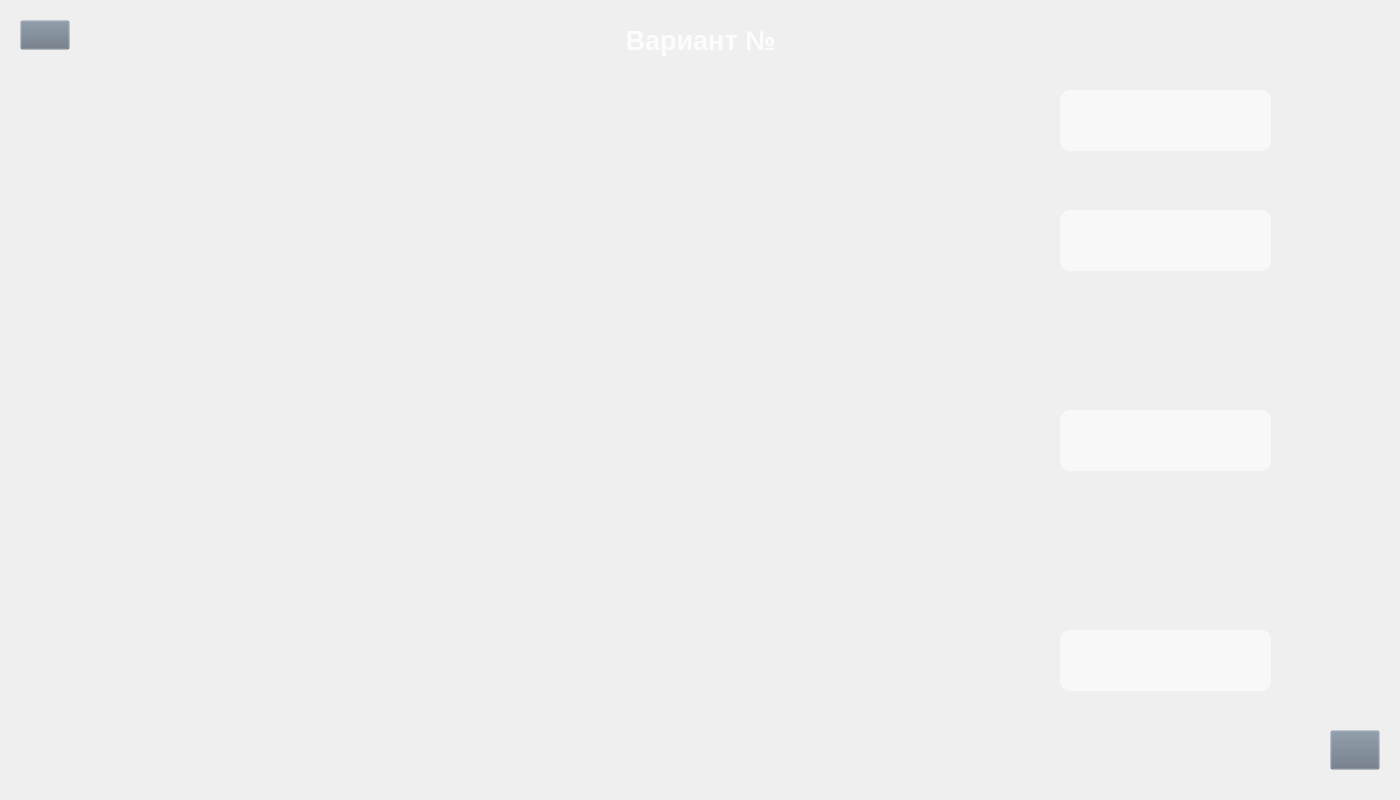
<?xml version="1.0" encoding="UTF-8"?>
<ui version="4.0">
 <class>Form</class>
 <widget class="QWidget" name="Form">
  <property name="geometry">
   <rect>
    <x>0</x>
    <y>0</y>
    <width>1400</width>
    <height>800</height>
   </rect>
  </property>
  <property name="windowTitle">
   <string>Form</string>
  </property>
  <property name="styleSheet">
   <string notr="true">QPushButton#back{
	background-color: rgba(105, 118, 132, 0);
}
QPushButton#left{
	background-color: rgba(105, 118, 132, 0);
}
QPushButton#right{
	background-color: rgba(105, 118, 132, 0);
}


QPushButton:pressed{
	padding-left: 2px;
	padding-top: 2px;
}</string>
  </property>
  <widget class="QLabel" name="label_1">
   <property name="geometry">
    <rect>
     <x>110</x>
     <y>100</y>
     <width>1041</width>
     <height>101</height>
    </rect>
   </property>
   <property name="styleSheet">
    <string notr="true"/>
   </property>
   <property name="text">
    <string/>
   </property>
  </widget>
  <widget class="QLabel" name="label_2">
   <property name="geometry">
    <rect>
     <x>100</x>
     <y>210</y>
     <width>1041</width>
     <height>141</height>
    </rect>
   </property>
   <property name="styleSheet">
    <string notr="true"/>
   </property>
   <property name="text">
    <string/>
   </property>
  </widget>
  <widget class="QLineEdit" name="ans_1">
   <property name="geometry">
    <rect>
     <x>1060</x>
     <y>90</y>
     <width>211</width>
     <height>61</height>
    </rect>
   </property>
   <property name="font">
    <font>
     <pointsize>18</pointsize>
    </font>
   </property>
   <property name="styleSheet">
    <string notr="true">border-radius: 10px;
background-color:rgba(255, 255, 255, 150)</string>
   </property>
   <property name="alignment">
    <set>Qt::AlignCenter</set>
   </property>
  </widget>
  <widget class="QLineEdit" name="ans_2">
   <property name="geometry">
    <rect>
     <x>1060</x>
     <y>210</y>
     <width>211</width>
     <height>61</height>
    </rect>
   </property>
   <property name="font">
    <font>
     <pointsize>18</pointsize>
    </font>
   </property>
   <property name="styleSheet">
    <string notr="true">border-radius: 10px;
background-color:rgba(255, 255, 255, 150)</string>
   </property>
   <property name="alignment">
    <set>Qt::AlignCenter</set>
   </property>
  </widget>
  <widget class="QLineEdit" name="ans_3">
   <property name="geometry">
    <rect>
     <x>1060</x>
     <y>410</y>
     <width>211</width>
     <height>61</height>
    </rect>
   </property>
   <property name="font">
    <font>
     <pointsize>18</pointsize>
    </font>
   </property>
   <property name="styleSheet">
    <string notr="true">border-radius: 10px;
background-color:rgba(255, 255, 255, 150)</string>
   </property>
   <property name="alignment">
    <set>Qt::AlignCenter</set>
   </property>
  </widget>
  <widget class="QLineEdit" name="ans_4">
   <property name="geometry">
    <rect>
     <x>1060</x>
     <y>630</y>
     <width>211</width>
     <height>61</height>
    </rect>
   </property>
   <property name="font">
    <font>
     <pointsize>18</pointsize>
    </font>
   </property>
   <property name="styleSheet">
    <string notr="true">border-radius: 10px;
background-color:rgba(255, 255, 255, 150)</string>
   </property>
   <property name="alignment">
    <set>Qt::AlignCenter</set>
   </property>
  </widget>
  <widget class="QLabel" name="label_4">
   <property name="geometry">
    <rect>
     <x>100</x>
     <y>620</y>
     <width>1041</width>
     <height>161</height>
    </rect>
   </property>
   <property name="styleSheet">
    <string notr="true"/>
   </property>
   <property name="text">
    <string/>
   </property>
  </widget>
  <widget class="QLabel" name="label_3">
   <property name="geometry">
    <rect>
     <x>100</x>
     <y>330</y>
     <width>1041</width>
     <height>161</height>
    </rect>
   </property>
   <property name="styleSheet">
    <string notr="true"/>
   </property>
   <property name="text">
    <string/>
   </property>
  </widget>
  <widget class="QPushButton" name="back">
   <property name="geometry">
    <rect>
     <x>20</x>
     <y>20</y>
     <width>50</width>
     <height>30</height>
    </rect>
   </property>
   <property name="text">
    <string/>
   </property>
   <property name="icon">
    <iconset>
     <normaloff>../Images/right-arrows.png</normaloff>../Images/right-arrows.png</iconset>
   </property>
   <property name="iconSize">
    <size>
     <width>30</width>
     <height>30</height>
    </size>
   </property>
  </widget>
  <widget class="QPushButton" name="right">
   <property name="geometry">
    <rect>
     <x>1330</x>
     <y>730</y>
     <width>50</width>
     <height>40</height>
    </rect>
   </property>
   <property name="text">
    <string/>
   </property>
   <property name="icon">
    <iconset>
     <normaloff>../Images/arrow_1.png</normaloff>../Images/arrow_1.png</iconset>
   </property>
   <property name="iconSize">
    <size>
     <width>30</width>
     <height>30</height>
    </size>
   </property>
  </widget>
  <widget class="QLabel" name="var">
   <property name="geometry">
    <rect>
     <x>70</x>
     <y>5</y>
     <width>1261</width>
     <height>71</height>
    </rect>
   </property>
   <property name="font">
    <font>
     <pointsize>20</pointsize>
     <weight>75</weight>
     <bold>true</bold>
    </font>
   </property>
   <property name="styleSheet">
    <string notr="true">color: rgba(255, 255, 255, 210);</string>
   </property>
   <property name="text">
    <string>&lt;html&gt;&lt;head/&gt;&lt;body&gt;&lt;p&gt;Вариант №&lt;/p&gt;&lt;/body&gt;&lt;/html&gt;</string>
   </property>
   <property name="alignment">
    <set>Qt::AlignCenter</set>
   </property>
  </widget>
 </widget>
 <resources/>
 <connections/>
</ui>
